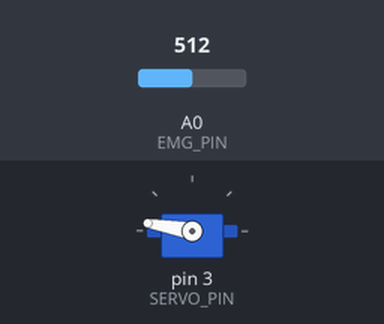
The sketch below on a simulated Arduino Uno, built with avr-gcc and run on an emulated ATmega328P. Shown: servo. The test bench sets the inputs (shaded band); at power-on: A0 (EMG_PIN) = 512. What the sketch prints to the serial monitor is not drawn.

Above: at 1.2 s.
1.3 s: A0 (EMG_PIN) set to 163
2.8 s: A0 (EMG_PIN) set to 135
At 3.8 s:
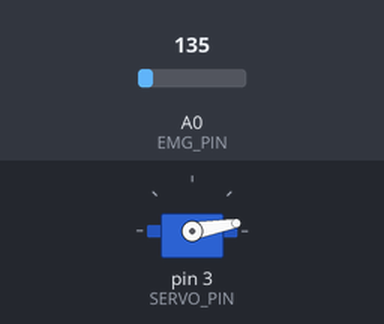
4.3 s: A0 (EMG_PIN) set to 160
At 4.9 s:
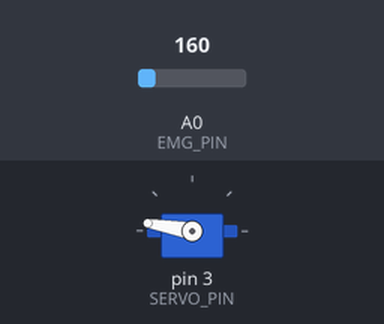
5.8 s: A0 (EMG_PIN) set to 140
At 7.2 s:
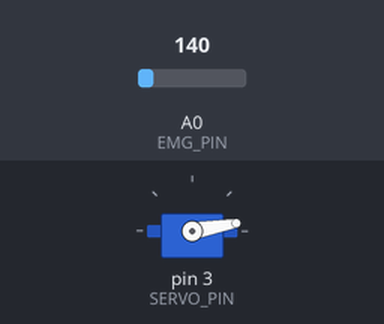
Timing chart, 0 to 8.3 s (numbered marks = the images above; inputs shaded):
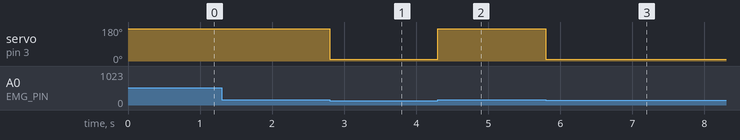

Measured:
- the behaviour switches between 151 and 150 on A0 (EMG_PIN) (found by bisection; images 0 and 1)
- after the input at 2.8 s, servo on pin 3 (SERVO_PIN): 170° → 10° at once
- after the input at 4.3 s, servo on pin 3 (SERVO_PIN): 10° → 170° at once
- after the input at 5.8 s, servo on pin 3 (SERVO_PIN): 170° → 10° at once

The sketch:

1MotorMovement.ino
```cpp
#include <Servo.h>

// This was the code used for the first sprint review
// It takes threshold values from the sensors
// Opening the robotic hand if the signal is above that value
// Closing the hand if the signals is below that value

// Threshold values for controlling servo
#define OPEN_THRESHOLD 150  // sensor value when hand is open.
#define CLOSE_THRESHOLD 200 // sensor value when hand is closed.

#define EMG_PIN A0
#define SERVO_PIN 3
Servo SERVO_1;


void setup(){
  Serial.begin(115200);
  SERVO_1.attach(SERVO_PIN);
}


void loop(){
  // Read analog value from the sensor.
  int value = analogRead(EMG_PIN);

  // Check if open
  if(value > OPEN_THRESHOLD){
    SERVO_1.write(170); // Turn servo to 170 degrees for open hand
  }
  // Check if closed
  else if(value < CLOSE_THRESHOLD){
    SERVO_1.write(10); // Turn servo back to 10 degrees for closed hand
  }
  Serial.println(value);
  delay(2);
}
```
